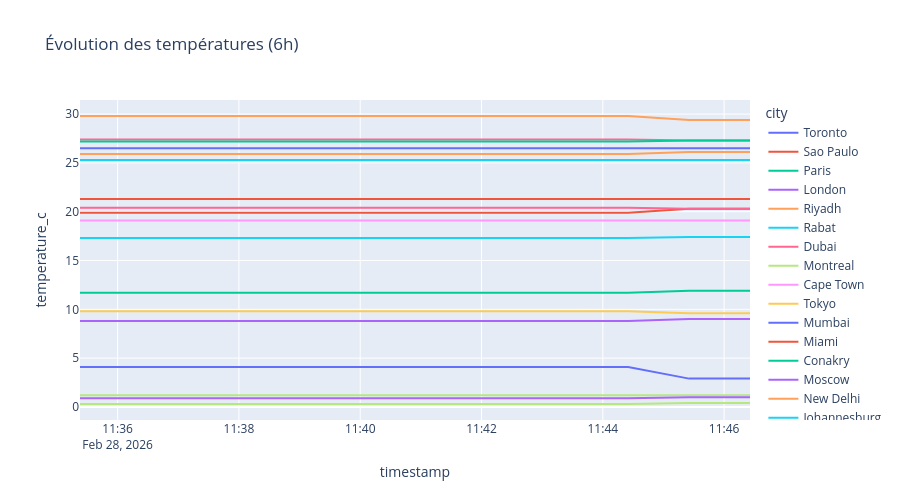

Notebook cell for this chart:
### Code cell
# Évolution température dans le temps
if not history.empty:
    fig = px.line(
        history, x='timestamp', y='temperature_c', color='city',
        title='Évolution des températures (6h)', height=500
    )
    fig.update_layout(hovermode='x unified')
    fig.show()
else:
    print('Pas encore assez de données historiques.')

### Figure 1 — Plotly figure (JSON) as saved in the notebook; plotly's stock layout.template omitted (floating-point values rounded to 4 significant figures)
{"data": [{"hovertemplate": "city=Toronto<br>timestamp=%{x}<br>temperature_c=%{y}<extra></extra>", "legendgroup": "Toronto", "line": {"color": "#636efa", "dash": "solid"}, "marker": {"symbol": "circle"}, "mode": "lines", "name": "Toronto", "orientation": "v", "showlegend": true, "type": "scatter", "x": ["2026-02-28T11:35:22.781202+00:00", "2026-02-28T11:36:23.021635+00:00", "2026-02-28T11:37:23.290515+00:00", "2026-02-28T11:38:23.600782+00:00", "2026-02-28T11:39:23.904111+00:00", "2026-02-28T11:40:24.155213+00:00", "2026-02-28T11:41:24.357664+00:00", "2026-02-28T11:42:24.572976+00:00", "2026-02-28T11:43:24.829607+00:00", "2026-02-28T11:44:25.099077+00:00", "2026-02-28T11:45:25.377153+00:00", "2026-02-28T11:46:25.624160+00:00"], "xaxis": "x", "y": [4.1, 4.1, 4.1, 4.1, 4.1, 4.1, 4.1, 4.1, 4.1, 4.1, 2.9, 2.9], "yaxis": "y"}, {"hovertemplate": "city=Sao Paulo<br>timestamp=%{x}<br>temperature_c=%{y}<extra></extra>", "legendgroup": "Sao Paulo", "line": {"color": "#EF553B", "dash": "solid"}, "marker": {"symbol": "circle"}, "mode": "lines", "name": "Sao Paulo", "orientation": "v", "showlegend": true, "type": "scatter", "x": ["2026-02-28T11:35:22.781202+00:00", "2026-02-28T11:36:23.021635+00:00", "2026-02-28T11:37:23.290515+00:00", "2026-02-28T11:38:23.600782+00:00", "2026-02-28T11:39:23.904111+00:00", "2026-02-28T11:40:24.155213+00:00", "2026-02-28T11:41:24.357664+00:00", "2026-02-28T11:42:24.572976+00:00", "2026-02-28T11:43:24.829607+00:00", "2026-02-28T11:44:25.099077+00:00", "2026-02-28T11:45:25.377153+00:00", "2026-02-28T11:46:25.624160+00:00"], "xaxis": "x", "y": [19.9, 19.9, 19.9, 19.9, 19.9, 19.9, 19.9, 19.9, 19.9, 19.9, 20.3, 20.3], "yaxis": "y"}, {"hovertemplate": "city=Paris<br>timestamp=%{x}<br>temperature_c=%{y}<extra></extra>", "legendgroup": "Paris", "line": {"color": "#00cc96", "dash": "solid"}, "marker": {"symbol": "circle"}, "mode": "lines", "name": "Paris", "orientation": "v", "showlegend": true, "type": "scatter", "x": ["2026-02-28T11:35:22.781202+00:00", "2026-02-28T11:36:23.021635+00:00", "2026-02-28T11:37:23.290515+00:00", "2026-02-28T11:38:23.600782+00:00", "2026-02-28T11:39:23.904111+00:00", "2026-02-28T11:40:24.155213+00:00", "2026-02-28T11:41:24.357664+00:00", "2026-02-28T11:42:24.572976+00:00", "2026-02-28T11:43:24.829607+00:00", "2026-02-28T11:44:25.099077+00:00", "2026-02-28T11:45:25.377153+00:00", "2026-02-28T11:46:25.624160+00:00"], "xaxis": "x", "y": [11.7, 11.7, 11.7, 11.7, 11.7, 11.7, 11.7, 11.7, 11.7, 11.7, 11.9, 11.9], "yaxis": "y"}, {"hovertemplate": "city=London<br>timestamp=%{x}<br>temperature_c=%{y}<extra></extra>", "legendgroup": "London", "line": {"color": "#ab63fa", "dash": "solid"}, "marker": {"symbol": "circle"}, "mode": "lines", "name": "London", "orientation": "v", "showlegend": true, "type": "scatter", "x": ["2026-02-28T11:35:22.781202+00:00", "2026-02-28T11:36:23.021635+00:00", "2026-02-28T11:37:23.290515+00:00", "2026-02-28T11:38:23.600782+00:00", "2026-02-28T11:39:23.904111+00:00", "2026-02-28T11:40:24.155213+00:00", "2026-02-28T11:41:24.357664+00:00", "2026-02-28T11:42:24.572976+00:00", "2026-02-28T11:43:24.829607+00:00", "2026-02-28T11:44:25.099077+00:00", "2026-02-28T11:45:25.377153+00:00", "2026-02-28T11:46:25.624160+00:00"], "xaxis": "x", "y": [8.8, 8.8, 8.8, 8.8, 8.8, 8.8, 8.8, 8.8, 8.8, 8.8, 9, 9], "yaxis": "y"}, {"hovertemplate": "city=Riyadh<br>timestamp=%{x}<br>temperature_c=%{y}<extra></extra>", "legendgroup": "Riyadh", "line": {"color": "#FFA15A", "dash": "solid"}, "marker": {"symbol": "circle"}, "mode": "lines", "name": "Riyadh", "orientation": "v", "showlegend": true, "type": "scatter", "x": ["2026-02-28T11:35:22.781202+00:00", "2026-02-28T11:36:23.021635+00:00", "2026-02-28T11:37:23.290515+00:00", "2026-02-28T11:38:23.600782+00:00", "2026-02-28T11:39:23.904111+00:00", "2026-02-28T11:40:24.155213+00:00", "2026-02-28T11:41:24.357664+00:00", "2026-02-28T11:42:24.572976+00:00", "2026-02-28T11:43:24.829607+00:00", "2026-02-28T11:44:25.099077+00:00", "2026-02-28T11:45:25.377153+00:00", "2026-02-28T11:46:25.624160+00:00"], "xaxis": "x", "y": [25.9, 25.9, 25.9, 25.9, 25.9, 25.9, 25.9, 25.9, 25.9, 25.9, 26.1, 26.1], "yaxis": "y"}, {"hovertemplate": "city=Rabat<br>timestamp=%{x}<br>temperature_c=%{y}<extra></extra>", "legendgroup": "Rabat", "line": {"color": "#19d3f3", "dash": "solid"}, "marker": {"symbol": "circle"}, "mode": "lines", "name": "Rabat", "orientation": "v", "showlegend": true, "type": "scatter", "x": ["2026-02-28T11:35:22.781202+00:00", "2026-02-28T11:36:23.021635+00:00", "2026-02-28T11:37:23.290515+00:00", "2026-02-28T11:38:23.600782+00:00", "2026-02-28T11:39:23.904111+00:00", "2026-02-28T11:40:24.155213+00:00", "2026-02-28T11:41:24.357664+00:00", "2026-02-28T11:42:24.572976+00:00", "2026-02-28T11:43:24.829607+00:00", "2026-02-28T11:44:25.099077+00:00", "2026-02-28T11:45:25.377153+00:00", "2026-02-28T11:46:25.624160+00:00"], "xaxis": "x", "y": [17.3, 17.3, 17.3, 17.3, 17.3, 17.3, 17.3, 17.3, 17.3, 17.3, 17.4, 17.4], "yaxis": "y"}, {"hovertemplate": "city=Dubai<br>timestamp=%{x}<br>temperature_c=%{y}<extra></extra>", "legendgroup": "Dubai", "line": {"color": "#FF6692", "dash": "solid"}, "marker": {"symbol": "circle"}, "mode": "lines", "name": "Dubai", "orientation": "v", "showlegend": true, "type": "scatter", "x": ["2026-02-28T11:35:22.781202+00:00", "2026-02-28T11:36:23.021635+00:00", "2026-02-28T11:37:23.290515+00:00", "2026-02-28T11:38:23.600782+00:00", "2026-02-28T11:39:23.904111+00:00", "2026-02-28T11:40:24.155213+00:00", "2026-02-28T11:41:24.357664+00:00", "2026-02-28T11:42:24.572976+00:00", "2026-02-28T11:43:24.829607+00:00", "2026-02-28T11:44:25.099077+00:00", "2026-02-28T11:45:25.377153+00:00", "2026-02-28T11:46:25.624160+00:00"], "xaxis": "x", "y": [27.4, 27.4, 27.4, 27.4, 27.4, 27.4, 27.4, 27.4, 27.4, 27.4, 27.3, 27.3], "yaxis": "y"}, {"hovertemplate": "city=Montreal<br>timestamp=%{x}<br>temperature_c=%{y}<extra></extra>", "legendgroup": "Montreal", "line": {"color": "#B6E880", "dash": "solid"}, "marker": {"symbol": "circle"}, "mode": "lines", "name": "Montreal", "orientation": "v", "showlegend": true, "type": "scatter", "x": ["2026-02-28T11:35:22.781202+00:00", "2026-02-28T11:36:23.021635+00:00", "2026-02-28T11:37:23.290515+00:00", "2026-02-28T11:38:23.600782+00:00", "2026-02-28T11:39:23.904111+00:00", "2026-02-28T11:40:24.155213+00:00", "2026-02-28T11:41:24.357664+00:00", "2026-02-28T11:42:24.572976+00:00", "2026-02-28T11:43:24.829607+00:00", "2026-02-28T11:44:25.099077+00:00", "2026-02-28T11:45:25.377153+00:00", "2026-02-28T11:46:25.624160+00:00"], "xaxis": "x", "y": [1.2, 1.2, 1.2, 1.2, 1.2, 1.2, 1.2, 1.2, 1.2, 1.2, 1.2, 1.2], "yaxis": "y"}, {"hovertemplate": "city=Cape Town<br>timestamp=%{x}<br>temperature_c=%{y}<extra></extra>", "legendgroup": "Cape Town", "line": {"color": "#FF97FF", "dash": "solid"}, "marker": {"symbol": "circle"}, "mode": "lines", "name": "Cape Town", "orientation": "v", "showlegend": true, "type": "scatter", "x": ["2026-02-28T11:35:22.781202+00:00", "2026-02-28T11:36:23.021635+00:00", "2026-02-28T11:37:23.290515+00:00", "2026-02-28T11:38:23.600782+00:00", "2026-02-28T11:39:23.904111+00:00", "2026-02-28T11:40:24.155213+00:00", "2026-02-28T11:41:24.357664+00:00", "2026-02-28T11:42:24.572976+00:00", "2026-02-28T11:43:24.829607+00:00", "2026-02-28T11:44:25.099077+00:00", "2026-02-28T11:45:25.377153+00:00", "2026-02-28T11:46:25.624160+00:00"], "xaxis": "x", "y": [19.1, 19.1, 19.1, 19.1, 19.1, 19.1, 19.1, 19.1, 19.1, 19.1, 19.1, 19.1], "yaxis": "y"}, {"hovertemplate": "city=Tokyo<br>timestamp=%{x}<br>temperature_c=%{y}<extra></extra>", "legendgroup": "Tokyo", "line": {"color": "#FECB52", "dash": "solid"}, "marker": {"symbol": "circle"}, "mode": "lines", "name": "Tokyo", "orientation": "v", "showlegend": true, "type": "scatter", "x": ["2026-02-28T11:35:22.781202+00:00", "2026-02-28T11:36:23.021635+00:00", "2026-02-28T11:37:23.290515+00:00", "2026-02-28T11:38:23.600782+00:00", "2026-02-28T11:39:23.904111+00:00", "2026-02-28T11:40:24.155213+00:00", "2026-02-28T11:41:24.357664+00:00", "2026-02-28T11:42:24.572976+00:00", "2026-02-28T11:43:24.829607+00:00", "2026-02-28T11:44:25.099077+00:00", "2026-02-28T11:45:25.377153+00:00", "2026-02-28T11:46:25.624160+00:00"], "xaxis": "x", "y": [9.8, 9.8, 9.8, 9.8, 9.8, 9.8, 9.8, 9.8, 9.8, 9.8, 9.6, 9.6], "yaxis": "y"}, {"hovertemplate": "city=Mumbai<br>timestamp=%{x}<br>temperature_c=%{y}<extra></extra>", "legendgroup": "Mumbai", "line": {"color": "#636efa", "dash": "solid"}, "marker": {"symbol": "circle"}, "mode": "lines", "name": "Mumbai", "orientation": "v", "showlegend": true, "type": "scatter", "x": ["2026-02-28T11:35:22.781202+00:00", "2026-02-28T11:36:23.021635+00:00", "2026-02-28T11:37:23.290515+00:00", "2026-02-28T11:38:23.600782+00:00", "2026-02-28T11:39:23.904111+00:00", "2026-02-28T11:40:24.155213+00:00", "2026-02-28T11:41:24.357664+00:00", "2026-02-28T11:42:24.572976+00:00", "2026-02-28T11:43:24.829607+00:00", "2026-02-28T11:44:25.099077+00:00", "2026-02-28T11:45:25.377153+00:00", "2026-02-28T11:46:25.624160+00:00"], "xaxis": "x", "y": [26.5, 26.5, 26.5, 26.5, 26.5, 26.5, 26.5, 26.5, 26.5, 26.5, 26.5, 26.5], "yaxis": "y"}, {"hovertemplate": "city=Miami<br>timestamp=%{x}<br>temperature_c=%{y}<extra></extra>", "legendgroup": "Miami", "line": {"color": "#EF553B", "dash": "solid"}, "marker": {"symbol": "circle"}, "mode": "lines", "name": "Miami", "orientation": "v", "showlegend": true, "type": "scatter", "x": ["2026-02-28T11:35:22.781202+00:00", "2026-02-28T11:36:23.021635+00:00", "2026-02-28T11:37:23.290515+00:00", "2026-02-28T11:38:23.600782+00:00", "2026-02-28T11:39:23.904111+00:00", "2026-02-28T11:40:24.155213+00:00", "2026-02-28T11:41:24.357664+00:00", "2026-02-28T11:42:24.572976+00:00", "2026-02-28T11:43:24.829607+00:00", "2026-02-28T11:44:25.099077+00:00", "2026-02-28T11:45:25.377153+00:00", "2026-02-28T11:46:25.624160+00:00"], "xaxis": "x", "y": [21.3, 21.3, 21.3, 21.3, 21.3, 21.3, 21.3, 21.3, 21.3, 21.3, 21.3, 21.3], "yaxis": "y"}, {"hovertemplate": "city=Conakry<br>timestamp=%{x}<br>temperature_c=%{y}<extra></extra>", "legendgroup": "Conakry", "line": {"color": "#00cc96", "dash": "solid"}, "marker": {"symbol": "circle"}, "mode": "lines", "name": "Conakry", "orientation": "v", "showlegend": true, "type": "scatter", "x": ["2026-02-28T11:35:22.781202+00:00", "2026-02-28T11:36:23.021635+00:00", "2026-02-28T11:37:23.290515+00:00", "2026-02-28T11:38:23.600782+00:00", "2026-02-28T11:39:23.904111+00:00", "2026-02-28T11:40:24.155213+00:00", "2026-02-28T11:41:24.357664+00:00", "2026-02-28T11:42:24.572976+00:00", "2026-02-28T11:43:24.829607+00:00", "2026-02-28T11:44:25.099077+00:00", "2026-02-28T11:45:25.377153+00:00", "2026-02-28T11:46:25.624160+00:00"], "xaxis": "x", "y": [27.2, 27.2, 27.2, 27.2, 27.2, 27.2, 27.2, 27.2, 27.2, 27.2, 27.3, 27.3], "yaxis": "y"}, {"hovertemplate": "city=Moscow<br>timestamp=%{x}<br>temperature_c=%{y}<extra></extra>", "legendgroup": "Moscow", "line": {"color": "#ab63fa", "dash": "solid"}, "marker": {"symbol": "circle"}, "mode": "lines", "name": "Moscow", "orientation": "v", "showlegend": true, "type": "scatter", "x": ["2026-02-28T11:35:22.781202+00:00", "2026-02-28T11:36:23.021635+00:00", "2026-02-28T11:37:23.290515+00:00", "2026-02-28T11:38:23.600782+00:00", "2026-02-28T11:39:23.904111+00:00", "2026-02-28T11:40:24.155213+00:00", "2026-02-28T11:41:24.357664+00:00", "2026-02-28T11:42:24.572976+00:00", "2026-02-28T11:43:24.829607+00:00", "2026-02-28T11:44:25.099077+00:00", "2026-02-28T11:45:25.377153+00:00", "2026-02-28T11:46:25.624160+00:00"], "xaxis": "x", "y": [0.9, 0.9, 0.9, 0.9, 0.9, 0.9, 0.9, 0.9, 0.9, 0.9, 1, 1], "yaxis": "y"}, {"hovertemplate": "city=New Delhi<br>timestamp=%{x}<br>temperature_c=%{y}<extra></extra>", "legendgroup": "New Delhi", "line": {"color": "#FFA15A", "dash": "solid"}, "marker": {"symbol": "circle"}, "mode": "lines", "name": "New Delhi", "orientation": "v", "showlegend": true, "type": "scatter", "x": ["2026-02-28T11:35:22.781202+00:00", "2026-02-28T11:36:23.021635+00:00", "2026-02-28T11:37:23.290515+00:00", "2026-02-28T11:38:23.600782+00:00", "2026-02-28T11:39:23.904111+00:00", "2026-02-28T11:40:24.155213+00:00", "2026-02-28T11:41:24.357664+00:00", "2026-02-28T11:42:24.572976+00:00", "2026-02-28T11:43:24.829607+00:00", "2026-02-28T11:44:25.099077+00:00", "2026-02-28T11:45:25.377153+00:00", "2026-02-28T11:46:25.624160+00:00"], "xaxis": "x", "y": [29.8, 29.8, 29.8, 29.8, 29.8, 29.8, 29.8, 29.8, 29.8, 29.8, 29.4, 29.4], "yaxis": "y"}, {"hovertemplate": "city=Johannesburg<br>timestamp=%{x}<br>temperature_c=%{y}<extra></extra>", "legendgroup": "Johannesburg", "line": {"color": "#19d3f3", "dash": "solid"}, "marker": {"symbol": "circle"}, "mode": "lines", "name": "Johannesburg", "orientation": "v", "showlegend": true, "type": "scatter", "x": ["2026-02-28T11:35:22.781202+00:00", "2026-02-28T11:36:23.021635+00:00", "2026-02-28T11:37:23.290515+00:00", "2026-02-28T11:38:23.600782+00:00", "2026-02-28T11:39:23.904111+00:00", "2026-02-28T11:40:24.155213+00:00", "2026-02-28T11:41:24.357664+00:00", "2026-02-28T11:42:24.572976+00:00", "2026-02-28T11:43:24.829607+00:00", "2026-02-28T11:44:25.099077+00:00", "2026-02-28T11:45:25.377153+00:00", "2026-02-28T11:46:25.624160+00:00"], "xaxis": "x", "y": [25.3, 25.3, 25.3, 25.3, 25.3, 25.3, 25.3, 25.3, 25.3, 25.3, 25.3, 25.3], "yaxis": "y"}, {"hovertemplate": "city=Sydney<br>timestamp=%{x}<br>temperature_c=%{y}<extra></extra>", "legendgroup": "Sydney", "line": {"color": "#FF6692", "dash": "solid"}, "marker": {"symbol": "circle"}, "mode": "lines", "name": "Sydney", "orientation": "v", "showlegend": true, "type": "scatter", "x": ["2026-02-28T11:35:22.781202+00:00", "2026-02-28T11:36:23.021635+00:00", "2026-02-28T11:37:23.290515+00:00", "2026-02-28T11:38:23.600782+00:00", "2026-02-28T11:39:23.904111+00:00", "2026-02-28T11:40:24.155213+00:00", "2026-02-28T11:41:24.357664+00:00", "2026-02-28T11:42:24.572976+00:00", "2026-02-28T11:43:24.829607+00:00", "2026-02-28T11:44:25.099077+00:00", "2026-02-28T11:45:25.377153+00:00", "2026-02-28T11:46:25.624160+00:00"], "xaxis": "x", "y": [20.4, 20.4, 20.4, 20.4, 20.4, 20.4, 20.4, 20.4, 20.4, 20.4, 20.3, 20.3], "yaxis": "y"}, {"hovertemplate": "city=New York<br>timestamp=%{x}<br>temperature_c=%{y}<extra></extra>", "legendgroup": "New York", "line": {"color": "#B6E880", "dash": "solid"}, "marker": {"symbol": "circle"}, "mode": "lines", "name": "New York", "orientation": "v", "showlegend": true, "type": "scatter", "x": ["2026-02-28T11:35:22.781202+00:00", "2026-02-28T11:36:23.021635+00:00", "2026-02-28T11:37:23.290515+00:00", "2026-02-28T11:38:23.600782+00:00", "2026-02-28T11:39:23.904111+00:00", "2026-02-28T11:40:24.155213+00:00", "2026-02-28T11:41:24.357664+00:00", "2026-02-28T11:42:24.572976+00:00", "2026-02-28T11:43:24.829607+00:00", "2026-02-28T11:44:25.099077+00:00", "2026-02-28T11:45:25.377153+00:00", "2026-02-28T11:46:25.624160+00:00"], "xaxis": "x", "y": [0.3, 0.3, 0.3, 0.3, 0.3, 0.3, 0.3, 0.3, 0.3, 0.3, 0.4, 0.4], "yaxis": "y"}], "layout": {"height": 500, "hovermode": "x unified", "legend": {"title": {"text": "city"}, "tracegroupgap": 0}, "title": {"text": "Évolution des températures (6h)"}, "xaxis": {"anchor": "y", "domain": [0, 1], "title": {"text": "timestamp"}}, "yaxis": {"anchor": "x", "domain": [0, 1], "title": {"text": "temperature_c"}}}}
